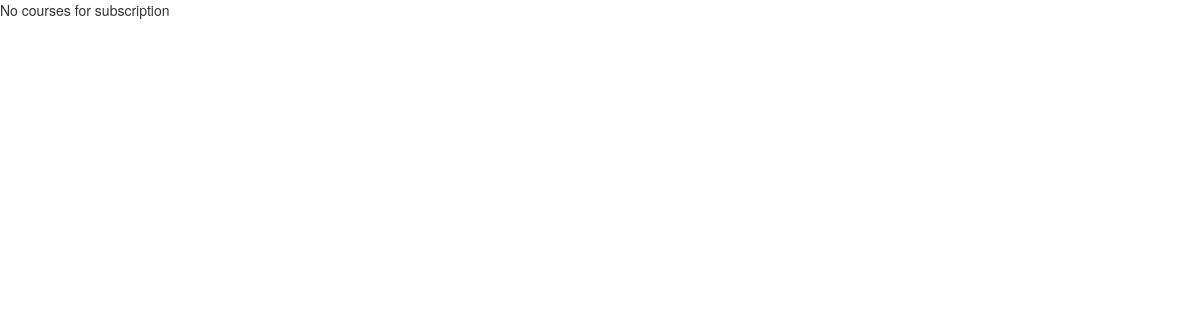
The page /show/course-lessons-of/some course4/for-user/some course4 on the database as committed earlier.
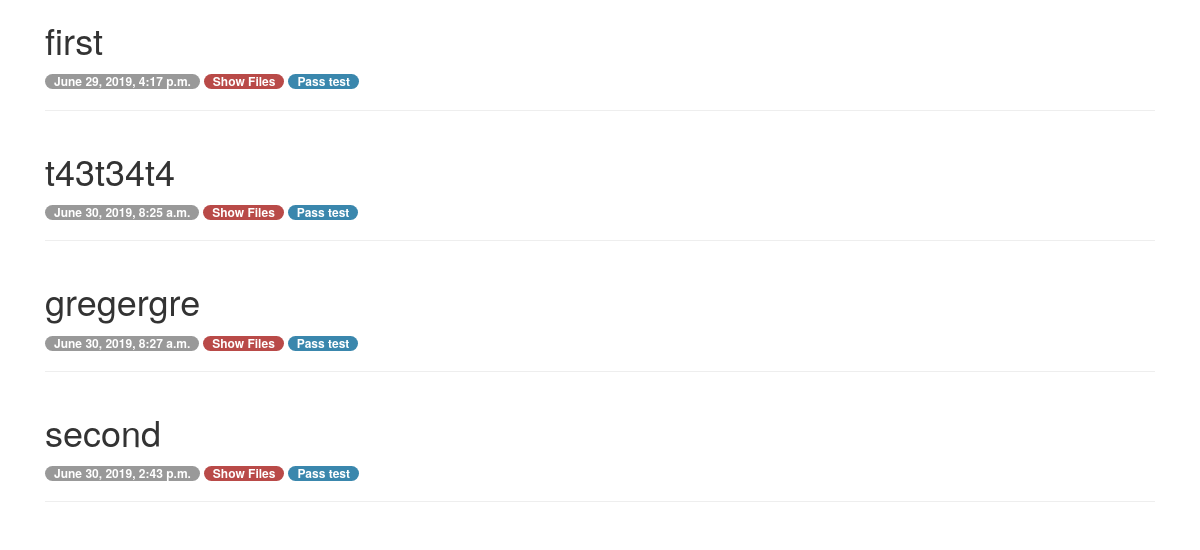
The same page on the database as committed later.
### quiz/models.py (models this page shows)
class Lesson(models.Model):
        name = models.CharField(max_length=64)
        description = models.CharField(max_length=500, null=True, blank=True)
        course = models.ForeignKey(Course, on_delete=models.CASCADE)
        created_on = models.DateTimeField(auto_now_add=True)
        updated_on = models.DateTimeField(auto_now=True)
        class Meta:
                unique_together = ("name", "course")

### quiz/views.py (the view)
# urls.py: path('show/course-lessons-of/<str:coursename>/for-user/<str:username>', views.show_course_lessons,name = 'show_course_lessons'),
def show_course_lessons(request,coursename,username):
    course = Course.objects.get(name = coursename)
    lessons = Lesson.objects.filter(course = course ).all()
    return render(request,"show_course_lessons.html",{"username":username,"lessons": lessons, "coursename":coursename})

### quiz/templates/show_course_lessons.html (shortened to what this page needs)
<!DOCTYPE html>
<html lang="en">
<head>
    <link href="//netdna.bootstrapcdn.com/bootstrap/3.0.0/css/bootstrap.min.css" rel="stylesheet" id="bootstrap-css">
</head>
<body>
{% if lessons %}
                {% for lesson in lessons %}
                     <div class="container">
<div class="col-md-12">
    <h1>{{ lesson.name }}</h1>
    <div>
<span class="badge">{{ lesson.created_on }}</span>
<span class="badge badge-error"> <a href="{% url 'show_lesson_files' coursename lesson.name %}" > <font color="FFFFFF">Show Files  </font></a></span>
        <span class="badge badge-info"> <a href="{% url 'pass_tests_for_lesson' coursename lesson.name  username %}" > <font color="FFFFFF"> Pass test </font></a></span>
    </div>
    <hr>
</div>
</div>
                {% endfor %}
        {% else %}
            <p>No courses for subscription</p>
        {% endif %}
</body>
</html>

### quiz/templates/show_course_lessons.html (style rules this page uses)
.badge { padding: 1px 9px 2px; font-size: 12.025px; font-weight: bold; white-space: nowrap; color: #ffffff; background-color: #999999; -webkit-border-radius: 9px; -moz-border-radius: 9px; border-radius: 9px; }
.badge-error { background-color: #b94a48; }
.badge-info { background-color: #3a87ad; }

Rows that differ between the two databases and show on the page:
added Lesson: name "first", created_on "June 29, 2019, 4:17 p.m."
added Lesson: name "t43t34t4", created_on "June 30, 2019, 8:25 a.m."
added Lesson: name "gregergre", created_on "June 30, 2019, 8:27 a.m."
added Lesson: name "second", created_on "June 30, 2019, 2:43 p.m."
Other text that changed with them:
text no longer shown: "No courses for subscription"
